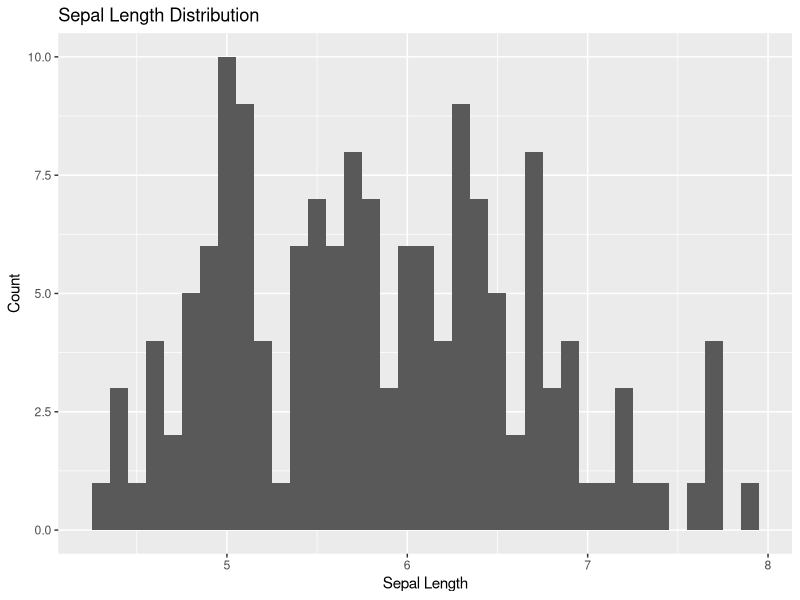
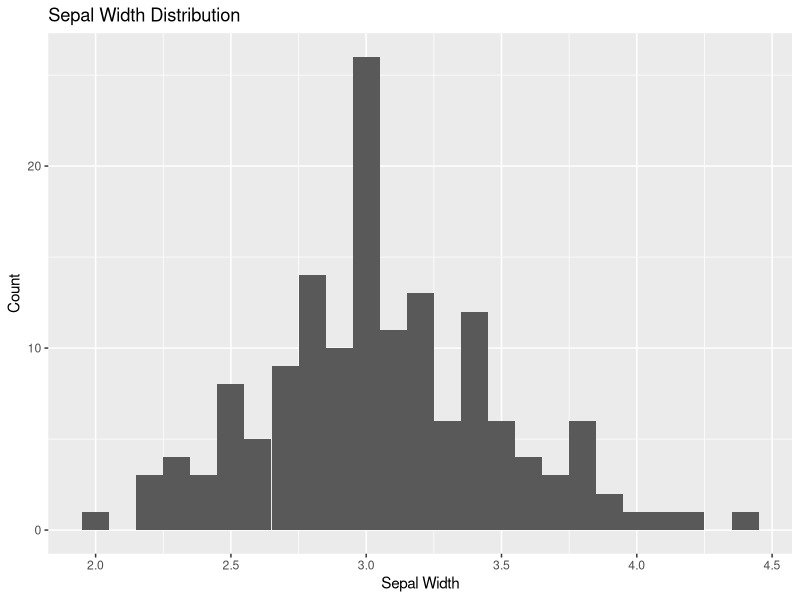
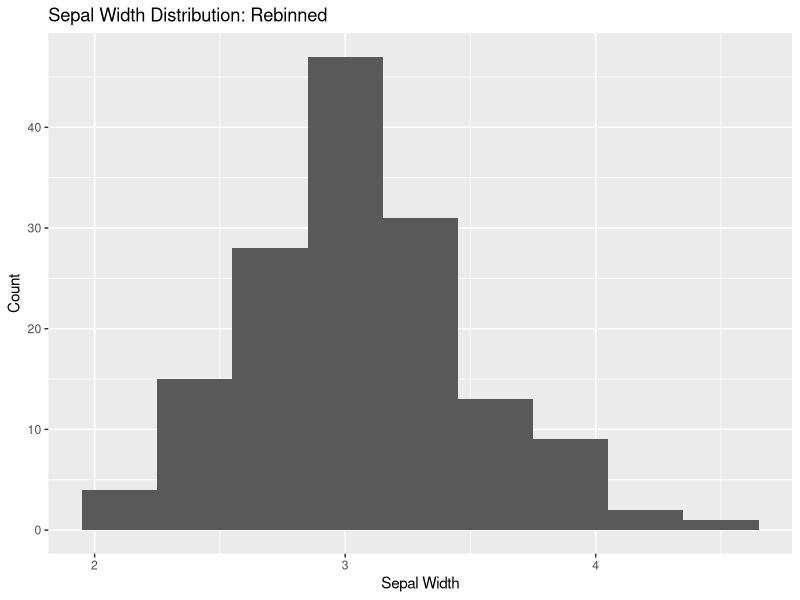
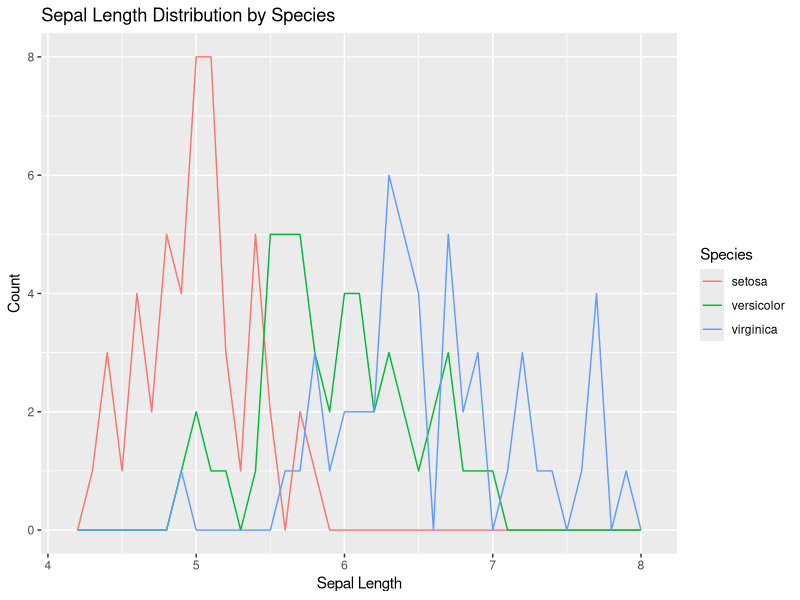
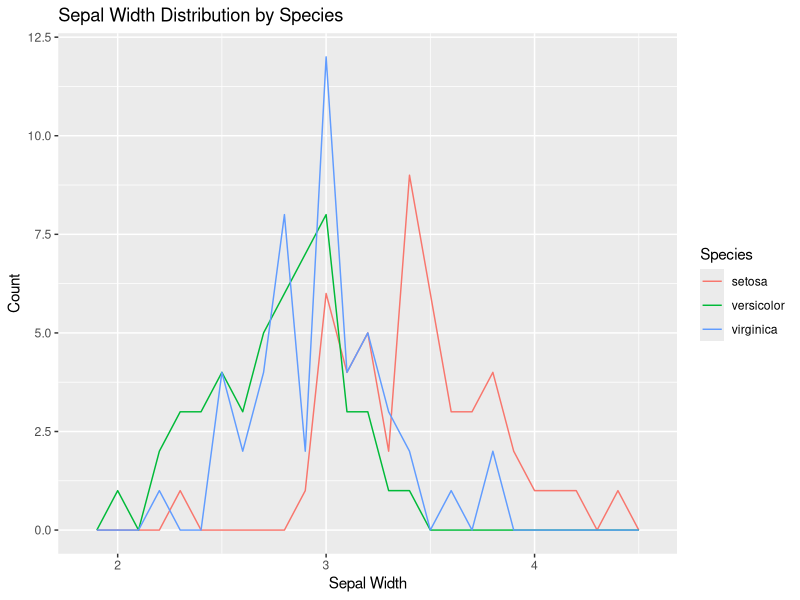
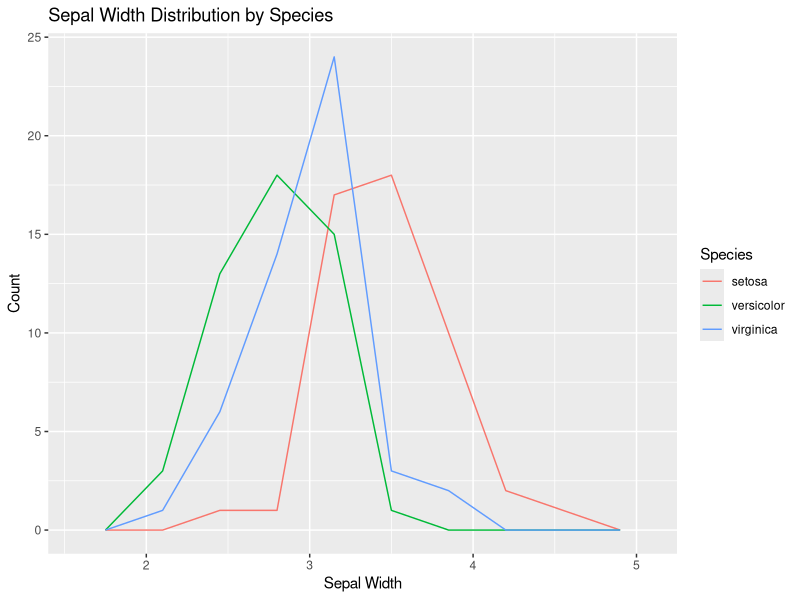
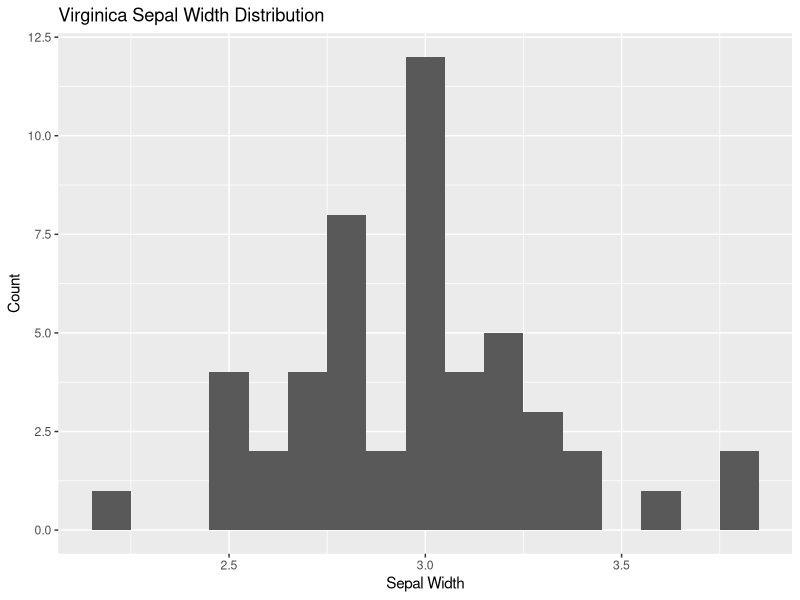

The R script that drew these images, in order:
## ---- chunk 1
knitr::opts_chunk$set(echo = TRUE)
## ---- chunk 2
library(tidyverse)
## ---- chunk 3
ggplot(iris, aes(Sepal.Length)) +
  geom_histogram(binwidth = 0.1) +
  labs(title = "Sepal Length Distribution", x = "Sepal Length", y = "Count")

ggplot(iris, aes(Sepal.Width)) +
  geom_histogram(binwidth = 0.1) +
  labs(title = "Sepal Width Distribution", x = "Sepal Width", y = "Count")
## ---- chunk 4
ggplot(iris, aes(Sepal.Width)) +
  geom_histogram(binwidth = 0.3) +
  labs(title = "Sepal Width Distribution: Rebinned", x = "Sepal Width", y = "Count")
## ---- chunk 5
ggplot(iris, aes(x = Sepal.Length, color = Species)) +
  geom_freqpoly(binwidth = 0.1) +
  labs(title = "Sepal Length Distribution by Species",
       x = "Sepal Length", y = "Count")

ggplot(iris, aes(x = Sepal.Width, color = Species)) +
  geom_freqpoly(binwidth = 0.1) +
  labs(title = "Sepal Width Distribution by Species",
       x = "Sepal Width", y = "Count")
## ---- chunk 6
ggplot(iris, aes(x = Sepal.Width, color = Species)) +
  geom_freqpoly(binwidth = 0.35) +
  labs(title = "Sepal Width Distribution by Species",
       x = "Sepal Width", y = "Count")
## ---- chunk 7
filter(iris, Species == "virginica") %>%
  ggplot(aes(Sepal.Width)) +
  geom_histogram(binwidth = 0.1) +
  labs(title = "Virginica Sepal Width Distribution", 
       x = "Sepal Width", y = "Count")
